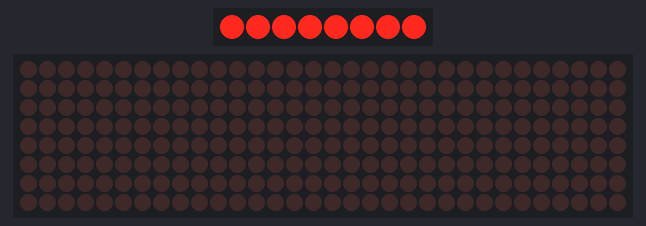
This sketch was run on a simulated Arduino Uno, built with avr-gcc and run on an emulated ATmega328P. On the bench: 8 shift-register outputs drawn as a row of LEDs (first output left, lit = HIGH), 32×8 LED matrix. Wiring (inferred from the names in the program): 4 × MAX7219 LED driver (orientation assumed): data pin 4; clock pin 2; CS pin 6; shift register (74HC595): data pin 7; shift clock pin 5; latch pin 3. Wiring (inferred from the signals the program sends): row of LEDs: on Q0, Q1, Q2, Q3, Q4, Q5, Q6, Q7.

Above: at 0.1 s.

The sketch:

led2.ino
```cpp
char msg[] ="ADASIAK ";  //Change the text here.
int scrollspeed=4;//Set the scroll speed ( lower=faster)

int x;
int y;

//Columns
int clockPin1 = 2; //Arduino pin connected to Clock Pin 11 of 74HC595
int latchPin1 = 3; //Arduino pin connected to Latch Pin 12 of 74HC595
int dataPin1 = 4;  //Arduino pin connected to Data Pin 14 of 74HC595

//Rows
int clockPin2 = 5; //Arduino pin connected to Clock Pin 11 of 74HC595
int latchPin2 = 6; //Arduino pin connected to Latch Pin 12 of 74HC595
int dataPin2 = 7;  //Arduino pin connected to Data Pin 14 of 74HC595

//BITMAP
//Bits in this array represents one LED of the matrix
// 8 is # of rows, 8 is # of LED matrices
byte bitmap[8][8];

int numZones = sizeof(bitmap) / 8; // One Zone refers to one 8 x 8 Matrix ( Group of 8 columns)
int maxZoneIndex = numZones-1;
int numCols = numZones * 8;

//FONT DEFENITION
byte alphabets[][8] = {
 {0,0,0,0,0},//@ as SPACE
 //{8,28,54,99,65},//<<
 {31, 36, 68, 36, 31},//A
 {127, 73, 73, 73, 54},//B
 {62, 65, 65, 65, 34},//C
 {127, 65, 65, 34, 28},//D
 {127, 73, 73, 65, 65},//E
 {127, 72, 72, 72, 64},//F
 {62, 65, 65, 69, 38},//G
 {127, 8, 8, 8, 127},//H
 {0, 65, 127, 65, 0},//I
 {2, 1, 1, 1, 126},//J
 {127, 8, 20, 34, 65},//K
 {127, 1, 1, 1, 1},//L
 {127, 32, 16, 32, 127},//M
 {127, 32, 16, 8, 127},//N
 {62, 65, 65, 65, 62},//O
 {127, 72, 72, 72, 48},//P
 {62, 65, 69, 66, 61},//Q
 {127, 72, 76, 74, 49},//R
 {50, 73, 73, 73, 38},//S
 {64, 64, 127, 64, 64},//T
 {126, 1, 1, 1, 126},//U
 {124, 2, 1, 2, 124},//V
 {126, 1, 6, 1, 126},//W
 {99, 20, 8, 20, 99},//X
 {96, 16, 15, 16, 96},//Y
 {67, 69, 73, 81, 97},//Z
};

void setup() {
 pinMode(latchPin1, OUTPUT);
 pinMode(clockPin1, OUTPUT);
 pinMode(dataPin1, OUTPUT);

 pinMode(latchPin2, OUTPUT);
 pinMode(clockPin2, OUTPUT);
 pinMode(dataPin2, OUTPUT);

 //Clear bitmap
 for (int row = 0; row < 8; row++) {
   for (int zone = 0; zone <= maxZoneIndex; zone++) {
     bitmap[row][zone] = 0;
   }
 }
}

//FUNCTIONS
// Displays bitmap array in the matrix
void RefreshDisplay()
{
 for (int row = 0; row < 8; row++) {
   int rowbit = 1 << row;
   digitalWrite(latchPin2, LOW);//Hold latchPin LOW for transmitting data
   shiftOut(dataPin2, clockPin2, MSBFIRST, rowbit);   //Transmit data

   //Start sending column bytes
   digitalWrite(latchPin1, LOW);//Hold latchPin LOW for transmitting data

   //Shift out to each matrix
   for (int zone = maxZoneIndex; zone >= 0; zone--)
   {
     shiftOut(dataPin1, clockPin1, MSBFIRST, bitmap[row][zone]);
   }

   //flip both latches at once to eliminate flicker
   digitalWrite(latchPin1, HIGH);//Return the latch pin 1 high to signal chip
   digitalWrite(latchPin2, HIGH);//Return the latch pin 2 high to signal chip

   //Wait
   delayMicroseconds(30);
 }
}

// Converts row and colum to bitmap bit and turn it off/on
void Plot(int col, int row, bool isOn)
{
 int zone = col / 8;
 int colBitIndex = x % 8;
 byte colBit = 1 << colBitIndex;
 if (isOn)
   bitmap[row][zone] =  bitmap[y][zone] | colBit;
 else
   bitmap[row][zone] =  bitmap[y][zone] & (~colBit);
}
// Plot each character of the message one column at a time, updated the display, shift bitmap left.
void XProcess()
{
 for (int charIndex=0; charIndex < (sizeof(msg)-1); charIndex++)
 {
   int alphabetIndex = msg[charIndex] - '@';
   if (alphabetIndex < 0) alphabetIndex=0;

   //Draw one character of the message
   // Each character is 6 columns wide, loop two more times to create 2 pixel space betwen characters
   for (int col = 0; col < 6  ; col++)
   {
     for (int row = 0; row < 8; row++)
     {
       // Set the pixel to what the alphabet say for columns 0 thru 4, but always leave columns 5 and 6 blank.
       bool isOn = 0;
       if (col<5) isOn = bitRead( alphabets[alphabetIndex][col], 7-row ) == 1;
       Plot( numCols-1, row, isOn); //Draw on the rightmost column, the shift loop below will scroll it leftward.
     }
     for (int refreshCount=0; refreshCount < scrollspeed; refreshCount++)
       RefreshDisplay();
     //Shift the bitmap one column to left
     for (int row=0; row<8; row++)
     {
       for (int zone=0; zone < numZones; zone++)
       {
         //This right shift would show as a left scroll on display because leftmost column is represented by least significant bit of the byte.
         bitmap[row][zone] = bitmap[row][zone] >> 1;
         // Shift over lowest bit from the next zone as highest bit of this zone.
         if (zone < maxZoneIndex) bitWrite(bitmap[row][zone], 7, bitRead(bitmap[row][zone+1],0));
       }
     }
   }
 }
}
void loop() {
 XProcess();
}
```
